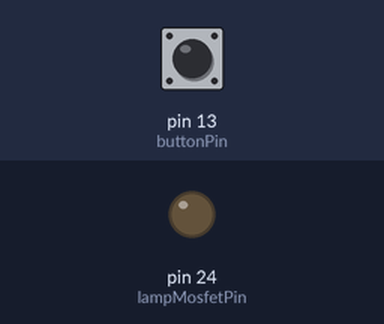
Recording of a sketch running on a simulated Arduino Mega 2560, built with avr-gcc and run on an emulated ATmega2560. Shown: output pins drawn as LEDs (lit = HIGH). The test bench sets the inputs (shaded band); at power-on: pin 13 (buttonPin) HIGH. What the sketch prints to the serial monitor is not drawn.

Above: at 1.2 s.
1.3 s: pin 13 (buttonPin) pulled LOW for 0.15 s
At 1.4 s:
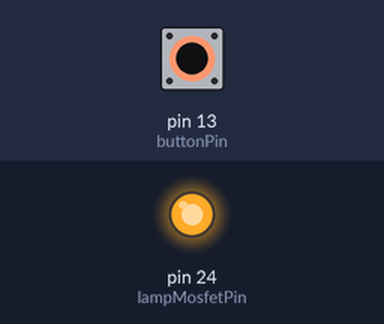
3.0 s: pin 13 (buttonPin) pulled LOW for 3.2 s
At 6.5 s:
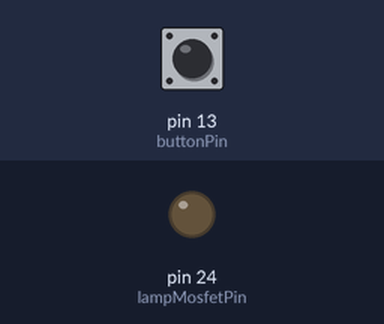
Timing chart, 0 to 8.0 s (numbered marks = the images above; inputs shaded):
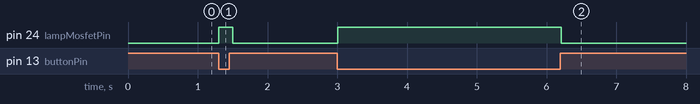

Measured:
- after the input at 1.3 s, pin 24 (lampMosfetPin): LOW → HIGH at once, → LOW 0.20 s later
- after the input at 3.0 s, pin 24 (lampMosfetPin): LOW → HIGH at once, → LOW 3.2 s later

The sketch:

switch_control_LED.ino
```cpp
const int buttonPin = 13;     // 按钮接 D2
const int lampMosfetPin = 24; // 控制 MOSFET 的 D3

void setup() {
  pinMode(buttonPin, INPUT_PULLUP); // 上拉输入
  pinMode(lampMosfetPin, OUTPUT);   // 控制 MOSFET
  digitalWrite(lampMosfetPin, LOW); // 默认灯灭
  Serial.begin(9600);
}

void loop() {
  int buttonState = digitalRead(buttonPin);

  if (buttonState == LOW) {  // 按下按钮
    digitalWrite(lampMosfetPin, HIGH);  // 点亮灯泡
    Serial.println("灯泡已点亮");
  } else {
    digitalWrite(lampMosfetPin, LOW);   // 灯灭
    Serial.println("灯泡已熄灭");
  }

  delay(100); // 避免读数抖动
}
```
